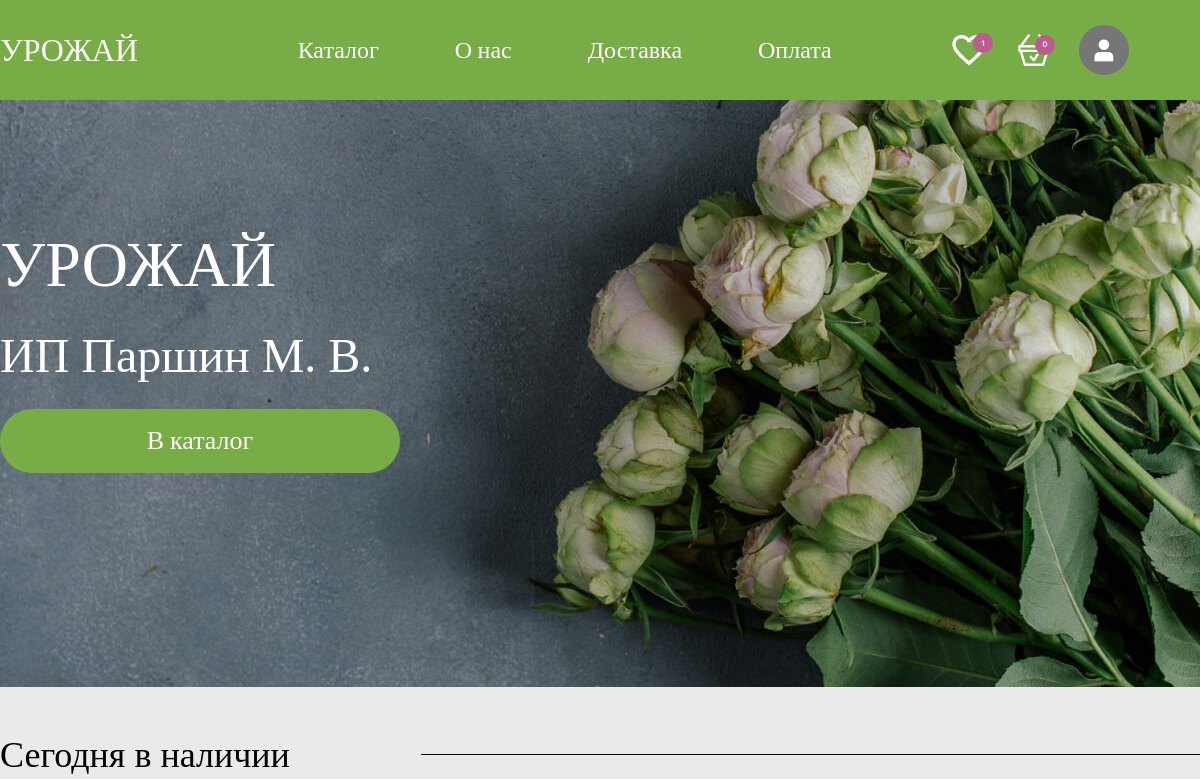
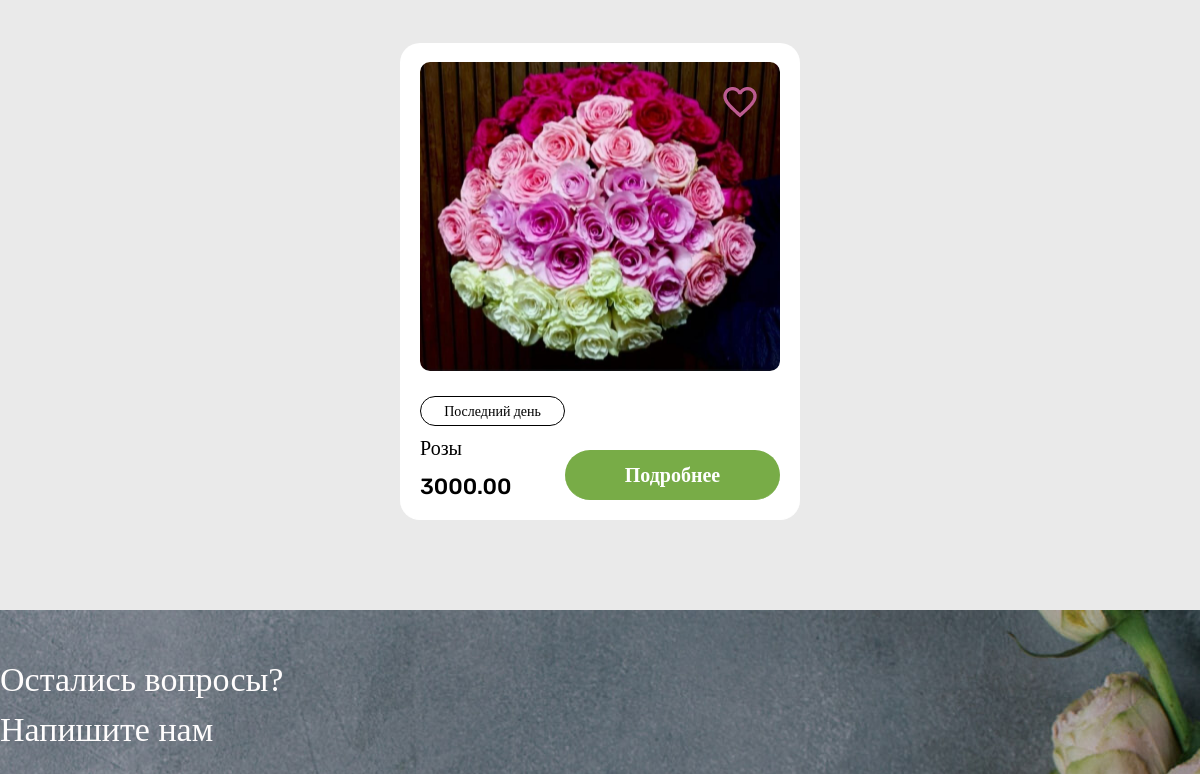
Before: / (signed in, upper part) with the older database file (2 pictures, top to bottom).
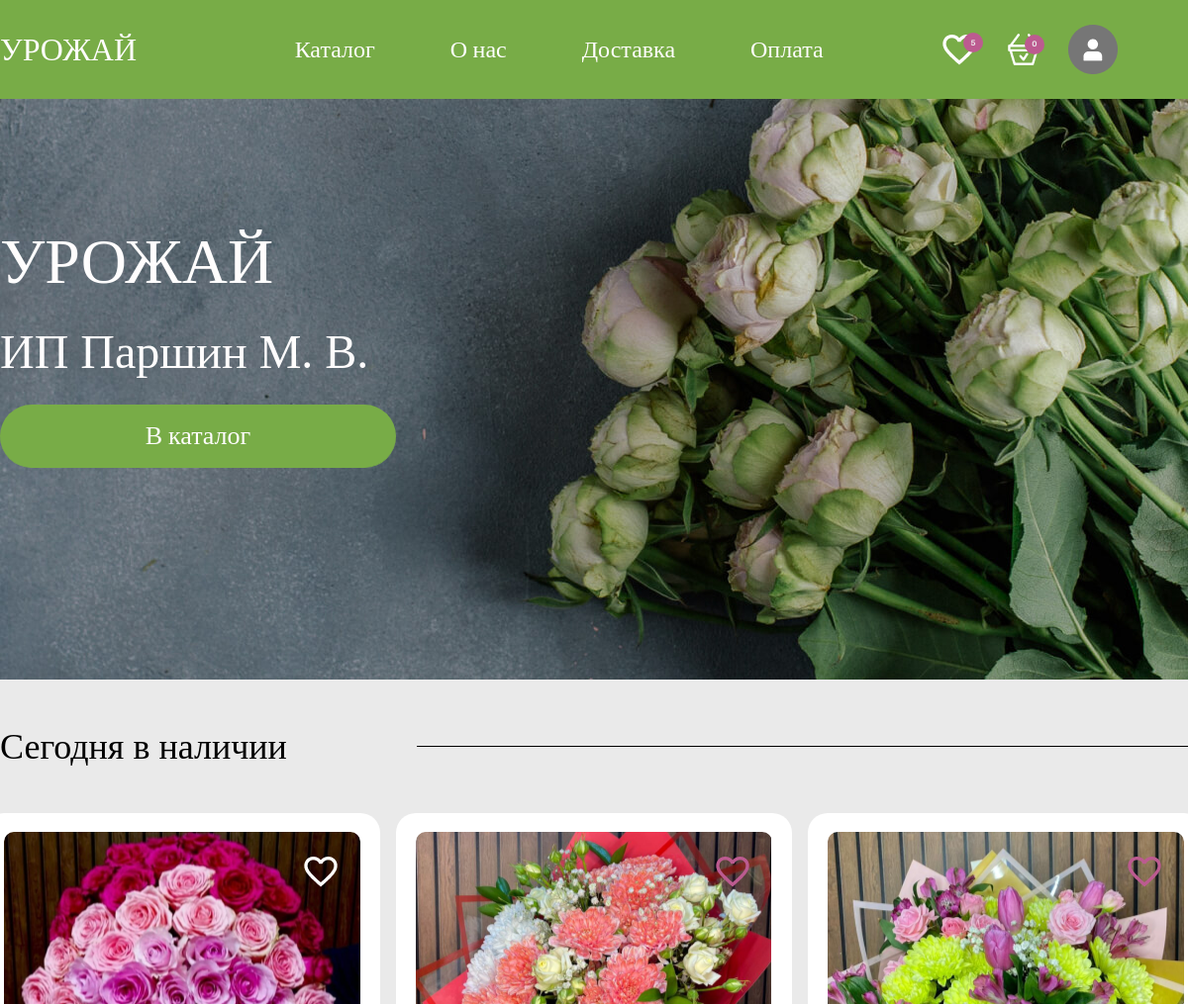
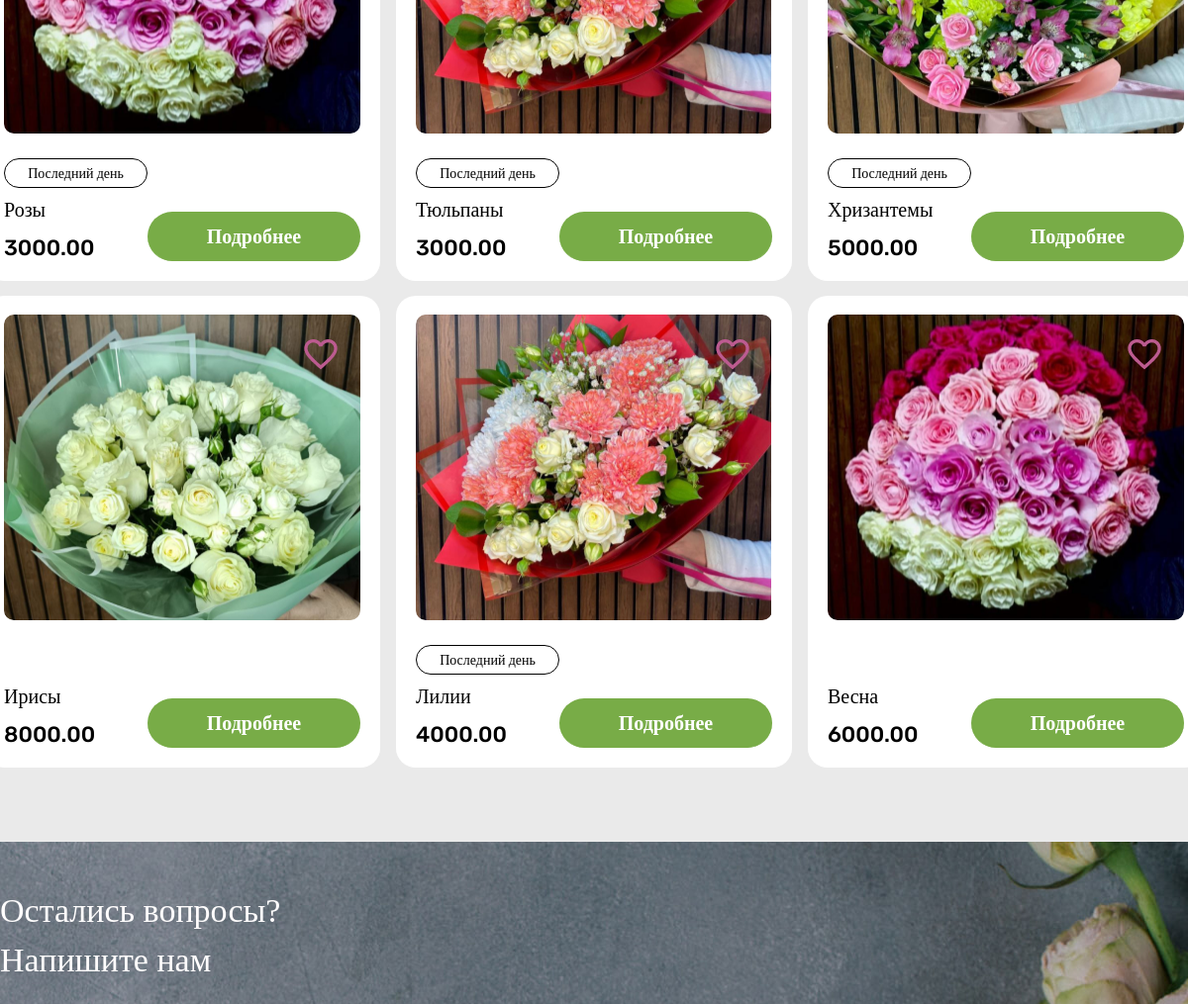
After: the same page with the newer database file (2 pictures, top to bottom).
### catalog/models.py (models this page shows, shortened)
class Product(models.Model):
    category = models.ForeignKey(Category, on_delete=models.PROTECT, verbose_name='Категория')
    stock = models.ForeignKey(Stocks, on_delete=models.SET_NULL, verbose_name='Акция', null=True, default=None)
    name = models.CharField(max_length=100, verbose_name='Название')
    price = models.DecimalField(max_digits=10, decimal_places=2, verbose_name='Цена')
    description = models.TextField(verbose_name='Описание')
    class Meta:
        verbose_name_plural = 'Товар'

class PhotoProduct(models.Model):
    product = models.ForeignKey(Product, related_name='photos', on_delete=models.CASCADE)
    photo = models.ImageField(upload_to='photos/', verbose_name='Фотография')

class Stocks(models.Model):
    CATEGORY_CHOICES = [
        ('10', '10%'),
        ('20', '20%'),
    ]
    name = models.CharField(max_length=50, verbose_name='Название Акции')
    discount = models.CharField(max_length=50, choices=CATEGORY_CHOICES, verbose_name='Процент скидки')
    class Meta:
        verbose_name_plural = 'Скидки'
    def __str__(self):
        return self.name

### catalog/views.py (the view)
# urls.py: path('', PostListView.as_view(), name='view'),
class PostListView(ListView):
    model = Product
    template_name = 'base.html'
    context_object_name = 'products'
    def get_queryset(self):
        qs = super().get_queryset()
        user = self.request.user
        if user.is_authenticated:
            liked_ids = set(user.user_likes.values_list('like_id', flat=True))
        else:
            liked_ids = set()
        for product in qs:
            product.is_liked = product.id in liked_ids
        return qs
    def get_context_data(self, **kwargs):
        context = super().get_context_data(**kwargs)
        user = self.request.user
        if user.is_authenticated:
            context['like_count'] = user.user_likes.count()
            context['basket_count'] = user.user_products.count()
        else:
            context['like_count'] = 0
            context['basket_count'] = 0
        return context

### catalog/templates/base.html (shortened to what the changed rows need)
<!DOCTYPE html>
<html lang="en">
<head>
    {% block styles %}
    {% load static %}
    <link rel="stylesheet" type="text/css" href="{% static 'css/style.css' %}">
    {% endblock %}
    <link rel="stylesheet" type="text/css" href="{% static 'css/reset.css' %}">
    <link rel="stylesheet" type="text/css" href="{% static 'css/header_footer.css' %}">
    <link rel="stylesheet" href="{% static 'css/style.css' %}">
    <link href="https://db.onlinewebfonts.com/c/af7d9ff7bc3d5c229740fe9fe78ebca6?family=Vetrino" rel="stylesheet">
</head>
<body>
    <header class="header">
      <div class="container">
        <div class="header__wrapper">
        <div class="header_basket">
          <a class="vector" href="{% url 'view' %}">
            {% if user.is_authenticated %}
            <div class="like_count">
              <img src="{% static 'images/Vector.png' %}">
              <div class="count_like">{{ like_count }}</div>
            </div>
            {% else %}
            <div>
              <img class="like-img register-btn" src="{% static 'images/Vector.png' %}"
                   data-product-id="{{ product.pk }}"
                   style="cursor:pointer;">
            </div>
            {% endif %}
          </a>
        </div>
      </div>
      </div>
    </header>
{% block content %}
    <section class="catalog">
      <div class="container section">
        <div class="today">
          <div class="div_product">
            <div class="grup_product mobil">
                  {% for product in products|slice:":3" %}
                    <div class="product">
                      <div class="drawing" style="background-image:url('{{ product.photos.all.0.photo.url }}')">
                      {% if user.is_authenticated %}
                        {% if product.is_liked %}
                            <img class="like-img" src="{% static 'images/Vector1.png' %}" data-product-id="{{ product.pk }}" style="cursor:pointer;">
                        {% else %}
                            <img class="like-img" src="{% static 'images/Vector.png' %}" data-product-id="{{ product.pk }}" style="cursor:pointer;">
                        {% endif %}
                      {% else %}
                        <img class="like-img register-btn" src="{% static 'images/Vector.png' %}" data-product-id="{{ product.pk }}" style="cursor:pointer;">
                      {% endif %}
                      </div>
                <div class="product_info">
                  <div class="product_info1">
                    {% if product.stock %}
                        <div class="input_hit">{{product.stock}}</div>
                    {% else %}
                        <div class="input_empty">{{product.stock}}</div>
                    {% endif %}
                    <div class="bouquet_name">
                      {{product.name}}
                    </div>
                    <div class="cost">
                      {{product.price}}
                    </div>
                  </div>
                  <div class="detailed1">
                    <a href="{% url 'detail' product.pk %}" style="cursor:pointer; text-decoration: none; color: white;" class="detailed color">Подробнее</a>
                  </div>
                </div>
              </div>
              {% endfor %}
            </div>
            <div class="grup_product mobil">
                  {% for product in products|slice:"3:6" %}
                    <div class="product">
                      <div class="drawing" style="background-image:url('{{ product.photos.all.0.photo.url }}')">
                      {% if user.is_authenticated %}
                        {% if product.is_liked %}
                            <img class="like-img" src="{% static 'images/Vector1.png' %}" data-product-id="{{ product.pk }}" style="cursor:pointer;">
                        {% else %}
                            <img class="like-img" src="{% static 'images/Vector.png' %}" data-product-id="{{ product.pk }}" style="cursor:pointer;">
                        {% endif %}
                      {% else %}
                        <img class="like-img register-btn" src="{% static 'images/Vector.png' %}" data-product-id="{{ product.pk }}" style="cursor:pointer;">
                      {% endif %}
                      </div>
                <div class="product_info">
                  <div class="product_info1">
                    {% if product.stock %}
                        <div class="input_hit">{{product.stock}}</div>
                    {% else %}
                        <div class="input_empty"></div>
                    {% endif %}
                    <div class="bouquet_name">
                      {{product.name}}
                    </div>
                    <div class="cost">
                      {{product.price}}
                    </div>
                  </div>
                  <div class="detailed1">
                    <a href="{% url 'detail' product.pk %}" style="cursor:pointer; text-decoration: none; color: white;" class="detailed color">Подробнее</a>
                  </div>
                </div>
              </div>
              {% endfor %}
            </div>
              </div>
            </div>
          </div>
    </section>
{% endblock %}
</body>
</html>

Changed rows visible on the page:
added Product: photos.all.0.photo (picture), stock "Последний день", name "Тюльпаны", price "3000.00"
added Product: photos.all.0.photo (picture), stock "Последний день", name "Хризантемы", price "5000.00"
added Product: photos.all.0.photo (picture), name "Ирисы", price "8000.00"
added Product: photos.all.0.photo (picture), stock "Последний день", name "Лилии", price "4000.00"
added Product: photos.all.0.photo (picture), name "Весна", price "6000.00"
Other visible differences:
{{ like_count }}: "1" → "5"
